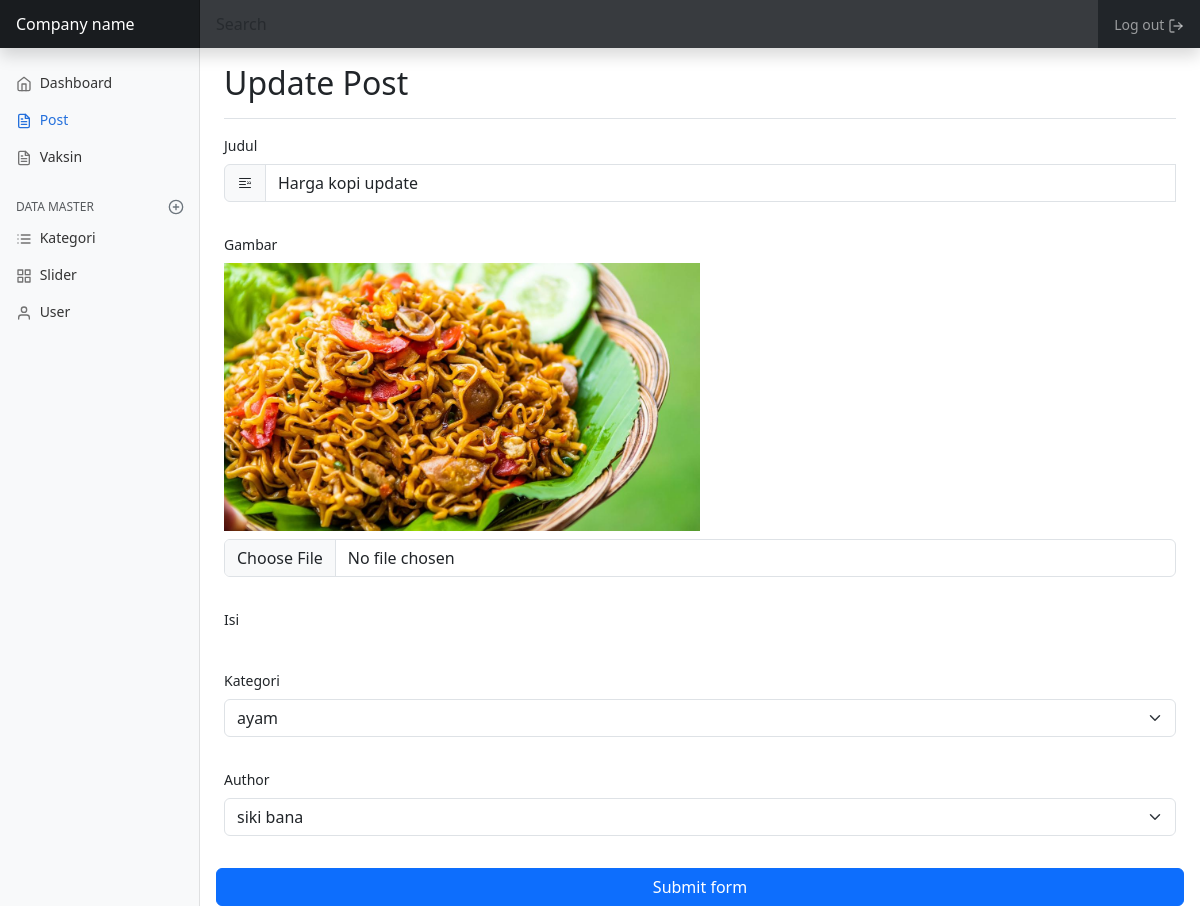
The app's page /admin/index.php?folder_admin=posts&file=update&id_posts=1 (signed in) with its own data.
### tables this page shows
CREATE TABLE `posts` (
  `id_posts` int(11) NOT NULL,
  `judul` varchar(255) NOT NULL,
  `gambar` varchar(255) NOT NULL,
  `isi` text NOT NULL,
  `id_kategori` int(11) NOT NULL,
  `id_user` int(11) NOT NULL,
  `tanggal` date NOT NULL
);

CREATE TABLE `kategori` (
  `id_kategori` int(11) NOT NULL,
  `nama_kategori` varchar(255) NOT NULL
);

CREATE TABLE `user` (
  `id_user` int(11) NOT NULL,
  `nama_user` varchar(255) NOT NULL,
  `email` varchar(100) NOT NULL,
  `password` varchar(255) NOT NULL,
  `gambar` varchar(255) NOT NULL,
  `level` enum('1','2') DEFAULT '2'
);

### config/fungsi.php (called while the page is built, shortened)
<?php
function koneksi()
{
    $hostName = "localhost";
    $username = "root";
    $password = "";
    $dbName = "portalberita_rizky";
    $port = "3306";
    $conn = mysqli_connect(
        $hostName,
        $username,
        $password,
        $dbName,
        $port
    );
    return $conn;
}
function myQuery($sql)
{
    return mysqli_query(koneksi(), $sql);
}
function allData(
    $table,
    $where = "",
    $order = "",
    $limit = ""
){
    $data = [];
    $sql = "select * from $table $where $order $limit";
    $query = myQuery($sql);
    while($listData = mysqli_fetch_assoc($query)){
        $data[] = $listData;
    }
    return $data;
}
function oneData($table, $where){
    $sql = "select * from $table where $where";
    $query = myQuery($sql);
    $data = mysqli_fetch_assoc($query);
    return $data;
}

### admin/views/posts/update.php (the view, shortened to what this page needs)
<?php
if ($id_posts) {
    $dataPost = oneData(
        $table = "posts",
        $where = "id_posts='$id_posts'"
    );
} else {
    echo "<script>location='index.php?folder_admin=posts&file=index&pesan=Data Tidak Ditemukan'</script>";
}
?>
<main class="col-md-9 ms-sm-auto col-lg-10 px-md-4">
    <div class="d-flex justify-content-between flex-wrap flex-md-nowrap align-items-center pt-3 pb-2 mb-3 border-bottom">
        <h1 class="h2">Update Post</h1>
    </div>
    <div class="col-lg-12">
        <form action="" method="post" enctype="multipart/form-data" class="row g-3 needs-validation" novalidate>
            <div class="mb-3">
                <label class="form-label">Judul</label>
                <div class="input-group">
                    <span class="input-group-text" id="basic-addon1"><i class="bi bi-blockquote-right"></i></span>
                    <input type="text" value="<?= $dataPost['judul'] ?>" name="judul" class="form-control" required placeholder="Judul">
                </div>
            </div>
            <div class="mb-3">
                <label class="form-label">Gambar</label>
                <img id="img-preview" src="../images/<?= $dataPost['gambar'] ?>" class="img-fluid w-50 d-block mb-2" alt="">
                <input type="file" id="gambar" onchange="previewImage()" name="gambar" class="form-control">
            </div>
            <div class="mb-3">
                <label class="form-label">Isi</label>
            </div>
            <div class="mb-3">
                <label for="" class="form-label">Kategori</label>
                <select class="form-select form-select-md" name="id_kategori" id="">
                    <?php
                    $kategori = allData($table = "kategori");
                    foreach ($kategori as $item) {
                    ?>
                        <option <?= $item['id_kategori'] == $dataPost['id_kategori'] ? "selected" : "" ?> value="<?= $item['id_kategori'] ?>">
                            <?= $item['nama_kategori'] ?>
                        </option>
                    <?php } ?>
                </select>
            </div>
            <div class="mb-3">
                <label for="" class="form-label">Author</label>
                <select class="form-select form-select-md" name="id_user" id="">
                    <?php
                    $kategori = allData($table = "user");
                    foreach ($kategori as $item) {
                    ?>
                        <option <?= $item['id_user'] == $dataPost['id_user'] ? "selected" : "" ?> value="<?= $item['id_user'] ?>">
                            <?= $item['nama_user'] ?>
                        </option>
                    <?php } ?>
                </select>
            </div>
            <button class="btn btn-primary" name="simpan" type="submit">Submit form</button>
        </form>
    </div>
</main>

### css/dashboard.css (style rules this page uses)
body { font-size: .875rem; }

### records on screen
posts: judul "Harga kopi update", gambar (picture), id_kategori "ayam", id_user "siki bana"
